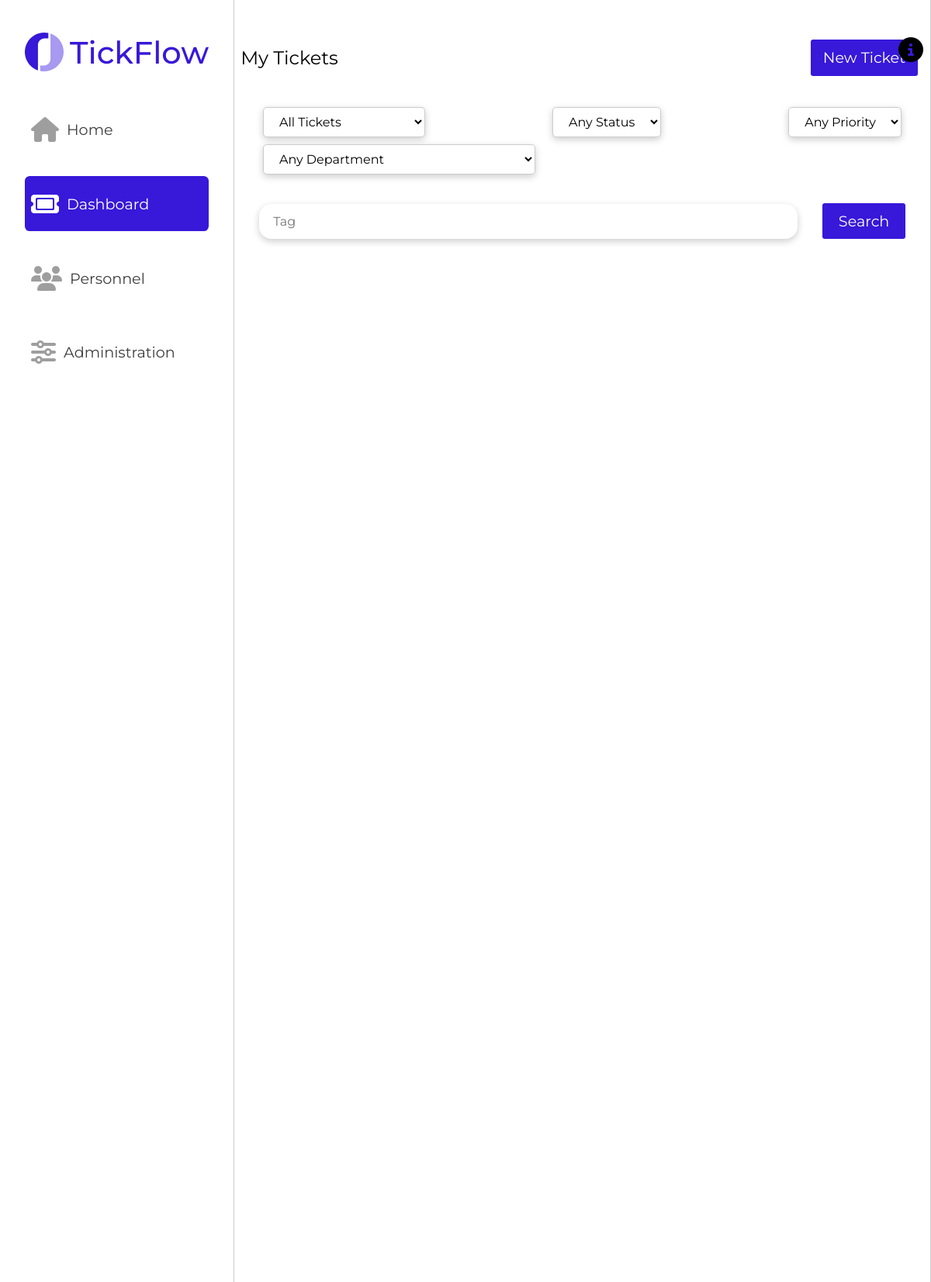
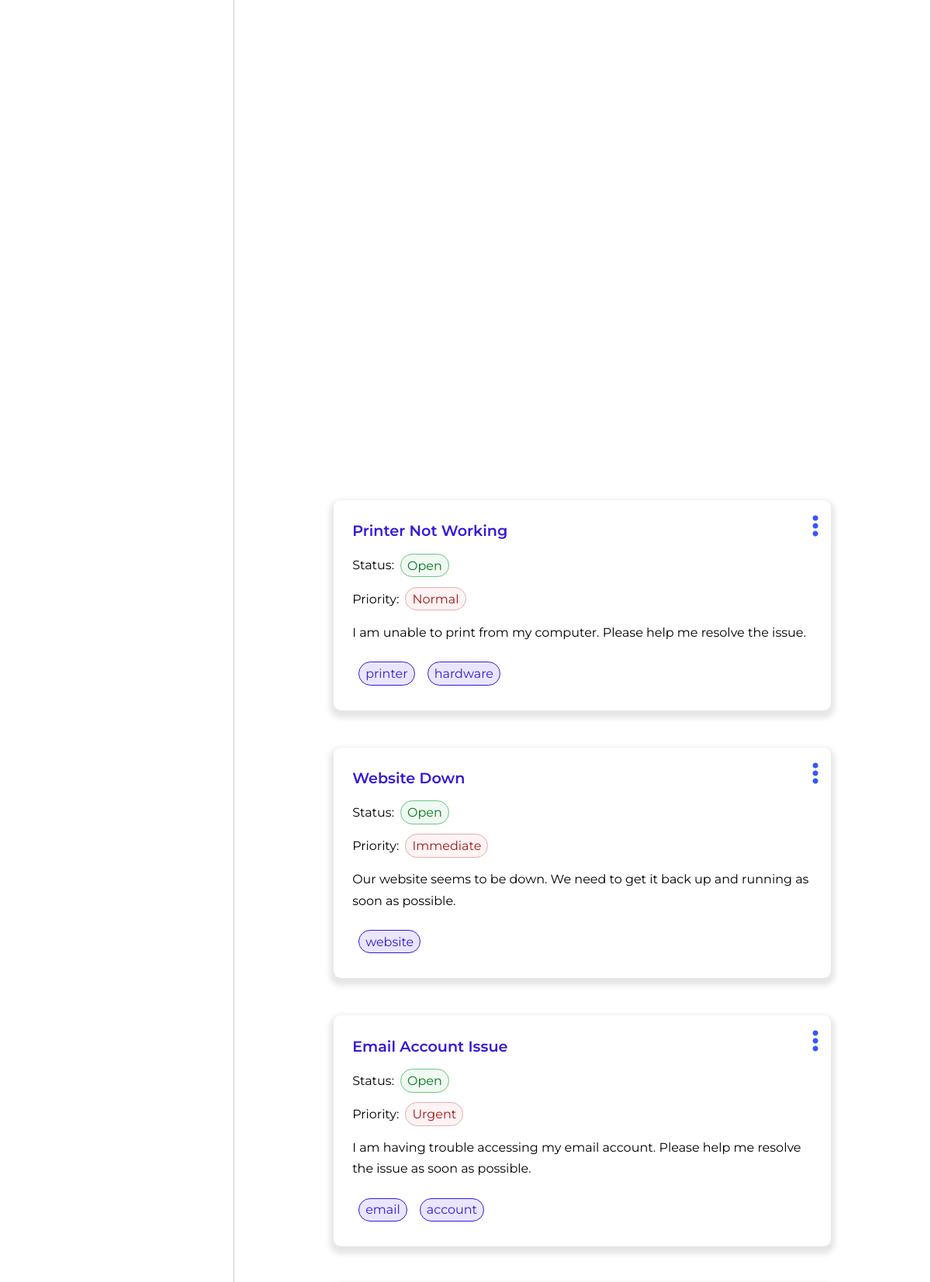
Screenshot of /server/pages/dashboard.php (signed in, upper part) with the database file from the repository (2 pictures, top to bottom).
### tables this page shows
CREATE TABLE Ticket (
    id INTEGER CHECK (id >= 1) PRIMARY KEY AUTOINCREMENT,
    subject TEXT NOT NULL,
    description TEXT NOT NULL,
    creationDate DATE NOT NULL,
    creationTime TIME NOT NULL,
    author INTEGER,
    assignee INTEGER,
    priority INTEGER NOT NULL,
    status INTEGER NOT NULL DEFAULT (1),
    department INTEGER,
    FOREIGN KEY (author) REFERENCES User(id),
    FOREIGN KEY (assignee) REFERENCES User(id),
    FOREIGN KEY (priority) REFERENCES Priority(id),
    FOREIGN KEY (status) REFERENCES Status(id),
    FOREIGN KEY (department) REFERENCES Department(id)
);

CREATE TABLE Status (
    id INTEGER CHECK (id >= 1) PRIMARY KEY AUTOINCREMENT,
    name TEXT UNIQUE NOT NULL
);

CREATE TABLE Priority (
    id INTEGER CHECK (id >= 1) PRIMARY KEY AUTOINCREMENT,
    name TEXT UNIQUE NOT NULL
);

### server/pages/dashboard.php (called while the page is built, shortened)
<?php
	include_once(__DIR__.'/../classes/session.class.php');
	include_once(__DIR__.'/../templates/common.tpl.php');
	include_once(__DIR__.'/../templates/profile.tpl.php');
	include_once(__DIR__.'/../templates/tickets.tpl.php');
    include_once(__DIR__.'/../classes/user.class.php');
    include_once(__DIR__.'/../classes/ticket.class.php');
    include_once(__DIR__.'/../classes/department.class.php');
    include_once(__DIR__.'/../classes/status.class.php');
    include_once(__DIR__.'/../classes/priority.class.php');
	$session = new Session();
    if (!isset($_GET['id'])) {
        $id = $session->userID;
    }
    $user = User::getUserById($id);
    if ($id === $session->userID) {
        $tickets = $user->getAllTickets();
    } else {
        $tickets = array_merge($user->getAuthoredTickets(), $user->getAssignedTickets());
    }
    $departments = Department::getDepartments();
    $statuses = Status::getStatuses();
    $priorities = Priority::getPriorities();
    drawTickets($departments, $tickets, $user, $session->getUser(), $statuses, $priorities, $session);
?>

### server/classes/user.class.php (called while the page is built, shortened)
<?php
include_once(__DIR__ . '/../classes/ticket.class.php');
class User
{
    public $id, $name, $email, $role, $department;
    public function __construct($id, $name, $email, $role, $department)
    {
        $this->id = $id;
        $this->role = $role;
    }
    public function getAllTickets()
    {
        if ($this->isAdmin()){
            return Ticket::getAllTickets();
        }
    }
    public function isAdmin()
    {
        return $this->role == "Admin";
    }
    public function isAgent()
    {
        return $this->role == "Agent" || $this->isAdmin();
    }
    public function hasAccessToTicket($ticketID)
    {
        if ($this->isAdmin()) {
            return true;
        }
    }
    static public function getUserById($userID) {
        $db = getDatabaseConnection();
        $query = $db->prepare("SELECT * FROM User WHERE id = ?");
        $query->execute(array($userID));
        $results = $query->fetchAll();
        $result = $results[0];
        $user = new User($result['id'], $result['name'], $result['email'], $result['role'], $result['department']);
        return $user;
    }
}

### server/classes/session.class.php (called while the page is built, shortened)
<?php
include_once(__DIR__.'/../classes/user.class.php');
class Session {
    public $userID;
    public function __construct() {
        $this->userID = null;
        if (isset($_SESSION["userID"])) {
            $userID = $_SESSION["userID"];
            if (is_numeric($userID)){
                $this->userID = $_SESSION["userID"];
            }
        }
        $this->token = $_SESSION['csrf'];
    }
    public function getUser(){
        return User::getUserById($this->userID);
    }
}
?>

### server/classes/ticket.class.php (called while the page is built, shortened)
<?php
class Ticket {
    function __construct($id, $subject, $description, $status, $priority, $tags, $date, $time, $authorID, $assigneeID, $departmentID){
        $this->id = $id;
        $this->subject = $subject;
        $this->description = $description;
        $this->tags = $tags;
    }
    static public function getAllTickets(){
        $db = getDatabaseConnection();
        $query = $db->prepare("SELECT * FROM Ticket");
        $query->execute();
        $results = $query->fetchAll();
        $tickets = array();
        foreach ($results as $row){
            $tags = Ticket::getTagsById($row['id']);
            $tickets[] = new Ticket(
                $row['id'],
                $row['subject'],
                $row['description'],
                $row['status'],
                $row['priority'],
                $tags,
                $row['creationDate'],
                $row['creationTime'],
                $row['author'],
                $row['assignee'],
                $row['department']
            );
        }
        return $tickets;
    }
    static public function getTagsById($id){
        $db = getDatabaseConnection();
        $query = $db->prepare("SELECT * FROM Ticket_Hashtag WHERE ticket = ?");
        $query->execute(array($id));
        $results = $query->fetchAll();
        $tags = array();
        foreach ($results as $row){
            $query = $db->prepare("SELECT * FROM Hashtag WHERE id = ?");
            $query->execute(array($row['hashtag']));
            $results = $query->fetchAll();
            $tag = $results[0]['name'];
            $tags[] = $tag;
        }
        return $tags;
    }
}
?>

### server/classes/status.class.php (called while the page is built, shortened)
<?php
class Status {
    function __construct($id, $name){
        $this->name = $name;
    }
    static public function getStatusById($id){
        $db = getDatabaseConnection();
        $query = $db->prepare("SELECT * FROM Status WHERE id = ?");
        $query->execute(array($id));
        $results = $query->fetchAll();
        $result = $results[0];
        return new Status($result['id'], $result['name']);
    }
}

### server/classes/priority.class.php (called while the page is built, shortened)
<?php
class Priority {
    function __construct($id, $name){
        $this->name = $name;
    }
    static public function getPriorityById($id){
        $db = getDatabaseConnection();
        $query = $db->prepare("SELECT * FROM Priority WHERE id = ?");
        $query->execute(array($id));
        $results = $query->fetchAll();
        $result = $results[0];
        return new Priority($result['id'], $result['name']);
    }
}

### server/templates/tickets.tpl.php (the view, shortened to what this page needs)
<?php function drawTickets($departments, $tickets, $user, $sessionUser, $statuses, $priorities, $session) {  ?>
    <main class="middle-column">
		<section id="tickets-search">
			<section class="top">
				<section class = "title">
					<?php if($user->id == $sessionUser->id) { ?>
					<h2>My Tickets</h2>
					<a href="ticketCreator.php"><button class = "button">New Ticket</button></a>
					<?php } else { ?>
					<h2><?=$user->name?>'s Tickets</h2>
					<?php } ?>
				</section>
				<section id="searchBar">
					<section id="filter-tab" data-userid=<?=$user->id?>>
						<?php if ($user->role != "Client") { ?>
						<select id="ownership-filter" class="filter-dropdown">
							<option value="All">All Tickets</option>
						</select>
						<?php } ?>
						<select id="status-filter" class="filter-dropdown">
							<option value="All">Any Status</option>
						</select>
						<select id="priority-filter" class="filter-dropdown">
							<option value="All">Any Priority</option>
						</select>
						<?php if ($user->id == $sessionUser->id || $sessionUser->isAdmin()) { ?>
						<select id="department-filter" class="filter-dropdown">
							<option value="All">Any Department</option>
						</select>
						<?php } ?>
					</section>
					<section class="tags-searchbar flex-fix">
						<ul class="tags-box tags" id="tag-creator">
							<input type="text" id="tag-input" name="tag" placeholder="Tag">
						</ul>
						<button class="button" id="search-button">Search</button>
					</section>
				</section>
			</section>
			<section id="tickets" class="content" data-token="<?=$session->token?>" data-isagent=<?=$sessionUser->isAgent()?>>
				<?php foreach ($tickets as $ticket) {
					$status = Status::getStatusById($ticket->status);
					$priority = Priority::getPriorityById($ticket->priority);
					?>
					<div class="edit-container ticket-container">
					<?php if ($sessionUser->hasAccessToTicket($ticket->id)) { ?>
					<button type=button class="dropdown-button">
						<i class="fa-solid fa-ellipsis-vertical"></i>
					</button>
					<div class="ticket-dropdown edit-dropdown">
						<a class="dropdown-option" href="../pages/editTicket.php?ticket=<?=$ticket->id?>">Edit</a>
						<a class="dropdown-option" href="../pages/history.php?ticket=<?=$ticket->id?>">History</a>
						<?php if ($sessionUser->isAgent()) { ?>
						<button class="dropdown-option remove-ticket">Delete</a>
						<?php } ?>
					</div>
					<?php } ?>
					<article class="edit-card ticket-card dash">
						<h3><a class="ticket-title" href="ticket.php?ticket=<?=$ticket->id?>"><?=$ticket->subject?></a></h3>
						<p>Status:<span class="status-tag"><?=$status->name?></span></p>
						<p>Priority:<span class="priority-tag"><?=$priority->name?></span></p>
						<p>	<?=$ticket->description?> </p>
						<ul class="tags">
							<?php foreach ($ticket->tags as $tag) { ?>
							<li class="tag"> <?= $tag ?> </li>
							<?php } ?>
						</ul>
					</article>
					</div>
				<?php } ?>
			</section>
		</section>
	</main>
<?php } ?>

### server/styles/layout.css (style rules this page uses)
:root { --main-color: #3818D9; }
* { font-family: 'Montserrat', sans-serif; }
html { scroll-behavior: smooth; box-sizing: border-box; }
body { margin: 0; padding: 0; overflow: hidden; }
.middle-column { grid-column: 2/5; min-height: 100vh; border-left: solid 0.0625rem #ccc; border-right: solid 0.0625rem #ccc; }
.fa-solid, .fa-regular { font-size: 2rem; margin-right: 0.625rem; color: #9E9E9E; }
.middle-column { overflow-y: scroll; height: 100vh; -ms-overflow-style: none; scrollbar-width: none; z-index: 1; }
.title { display: flex; flex-direction: row; align-items: center; justify-content: space-between; padding: 2rem 2rem; }
.title h2 { font-weight: 400; font-size: 1.5rem; }
.button { background-color: var(--main-color); color: #fff; border: none; border-radius: 0.2rem; padding: 0.7rem 1rem; font-size: 1.2rem; cursor: pointer; text-decoration: none; }

### server/styles/util.css (style rules this page uses)
.edit-container { position: relative; }
.edit-container .edit-card { z-index: 2; position: relative; }
.edit-container .dropdown-button { z-index: 3; position: absolute; top: 1rem; right: 0rem; background-color: transparent; color: grey; border-style: none; font-size: 1rem; cursor: pointer; outline: none; }
.fa-ellipsis-vertical { color: #3456ff; }
.edit-dropdown { z-index: 1; display: flex; flex-direction: column; position: absolute; transition: 0.9s; left: 75%; top: 0; background-color: white; padding: 0.5rem; border-radius: 0.6rem; }
.edit-dropdown.ticket-dropdown { left: 80%; }
.edit-dropdown>.dropdown-option { text-decoration: none; color: black; background-color: transparent; border-style: none; padding: 0.7rem; margin: 0.1rem 0; border-radius: 0.6rem; transition: 0.3s; font-size: 1rem; }

### server/styles/dashboard.css (style rules this page uses)
#tickets-search { height: 100%; overflow-y: hidden; display: grid; grid-template-rows: [start] auto [middle] 60vh [end]; }
#tickets-search #tickets { grid-row: middle / end; overflow-y: scroll; -ms-overflow-style: none; scrollbar-width: none; }
#filter-tab { display: flex; flex-direction: row; flex-wrap: wrap; align-items: center; justify-content: space-between; padding: 1rem 2rem; }
#filter-tab>.filter-dropdown { background-color: #fff; border: 0.0625rem solid #ccc; border-radius: 0.3rem; margin: 0.3rem; padding: 0.5rem 1rem; font-size: 1rem; cursor: pointer; outline: none; transition: border 0.3s ease-in-out; box-shadow: 0 0.1875rem 0.625rem rgb(0 0 0 / 0.2); }
#filter-tab>.filter-dropdown>option { background-color: #f8f7fc; }
.tags { display: flex; flex-direction: row; align-items: center; justify-content: flex-start; flex-wrap: wrap; margin-top: 1rem; padding: 0; list-style-type: none; max-width: 100%; }
.tags .tag { background-color: #eae6ff; border: 0.0625rem solid var(--main-color); padding: 0.3rem 0.5rem; border-radius: 90rem; color: var(--main-color); margin: 0.5rem; }
.tags-searchbar { display: grid; grid-template-columns: [start]5fr [middle] 1fr [end]; grid-template-rows: [start] 1fr [middle] auto [end]; align-items: center; justify-content: space-between; padding: 1rem 2rem; margin-bottom: 1rem; }
#tag-creator { grid-column: start / middle; grid-row: start / middle; }
#search-button { grid-column: middle / end; grid-row: start / middle; margin-left: 2rem; }
.tags-box { flex: 1; border: 0.0625 solid #d8d8d8; border-radius: 1rem; font-size: 1rem; outline: none; transition: border 0.3s ease-in-out; box-shadow: 0 0.1975rem 0.625rem rgb(0 0 0 / 0.2); white-space: nowrap; flex-wrap: nowrap; overflow-x: scroll; margin: 0; }
.tags-box #tag-input { display: flex; background-color: transparent; flex: 1; margin: 0.75rem 1rem; border: none; outline: none; font-size: 1rem; margin-right: 0.5rem; }
.ticket-container { margin: 3rem 8rem; }
.ticket-card { box-shadow: 0rem 0.3125rem 0.4375rem 0.3125rem rgb(0 0 0 / 10%); border-radius: 0.6rem; }
.ticket-card.dash { padding: 0.5rem 1.5rem; background-color: white; }
.ticket-card h3 { font-size: 1.2rem; font-weight: 600; color: var(--main-color); align-items: center; justify-content: center; }
.ticket-card h3 a, .ticket-card h3 a:visited, .ticket-card h3 a:hover, .ticket-card h3 a:active { text-decoration: none; color: var(--main-color) }
.ticket-card p { line-height: 1.7rem; word-break: break-word; }
.status-tag { background-color: #F0F9F2; border: 0.0625rem solid #6DC580; padding: 0.3rem 0.5rem; border-radius: 90rem; color: #03781D; margin: 0 0.5rem; }
.priority-tag { background-color: #FFF3F3; border: 0.0625rem solid #E0B1B1; color: #A31717; padding: 0.3rem 0.5rem; border-radius: 90rem; margin: 0 0.5rem; }

### rows the page displays
ticket: subject "Printer Not Working", status.name "Open", priority.name "Normal", description "I am unable to print from my computer. Please help me resolve the issue.", tag "printer", tag "hardware"
ticket: subject "Website Down", status.name "Open", priority.name "Immediate", description "Our website seems to be down. We need to get it back up and running as soon as possible.", tag "website"
ticket: subject "Email Account Issue", status.name "Open", priority.name "Urgent", description "I am having trouble accessing my email account. Please help me resolve the issue as soon as possible.", tag "email", tag "account"
